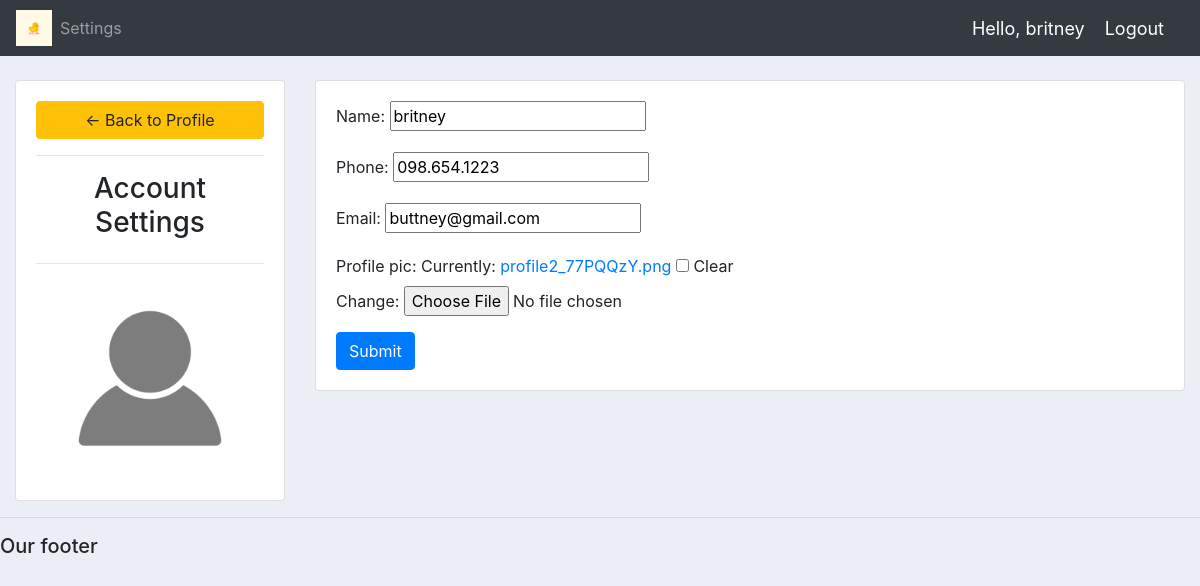
/account/ (signed in), run on an earlier commit of the app's database.
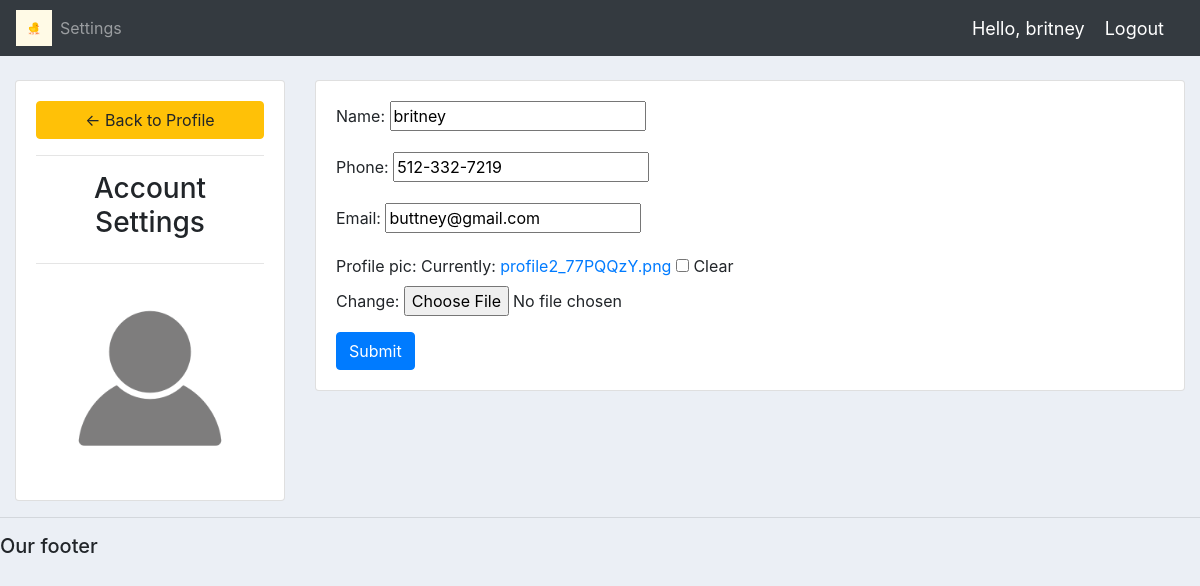
And on a later commit of the database.
### accounts/models.py (models this page shows, shortened)
class Customer(models.Model):
	user = models.OneToOneField(User, null=True, blank=True, on_delete=models.CASCADE)
	name = models.CharField(max_length=200, null=True)
	phone = models.CharField(max_length=200, null=True)
	email = models.CharField(max_length=200, null=True)
	profile_pic = models.ImageField(default="profile1.png", null=True, blank=True)
	date_created = models.DateTimeField(auto_now_add=True, null=True)

### accounts/decorators.py (the view)
		def wrapper_func(request, *args, **kwargs):
			group = None
			if request.user.groups.exists():
				group = request.user.groups.all()[0].name
			if group in allowed_roles:
				return view_func(request, *args, **kwargs)
			else:
				return HttpResponse('You are not authorized to view this page')

### accounts/forms.py
class CustomerForm(ModelForm):
	class Meta:
		model = Customer
		fields = '__all__'
		exclude = ['user']

### accounts/views.py (called while the page is built)
@login_required(login_url='login')
@allowed_users(allowed_roles=['customer'])
def accountSettings(request):
	customer = request.user.customer
	form = CustomerForm(instance=customer)
	if request.method == 'POST':
		form = CustomerForm(request.POST, request.FILES,instance=customer)
		if form.is_valid():
			form.save()
	context = {'form':form}
	return render(request, 'accounts/account_settings.html', context)

### accounts/templates/accounts/account_settings.html (shortened to what this page needs)
{%  extends 'accounts/main.html' %}
{% load static %}
{% block content %}
<br>
<div class="row">
	<div class="col-md-3">
		<div class="card card-body">
			<a class="btn btn-warning" href="{% url 'home' %}"> &#8592; Back to Profile</a>
			<hr>
			<h3 style="text-align: center">Account Settings</h3>
			<hr>
			<img class="profile-pic" src="{{request.user.customer.profile_pic.url}}" >
		</div>
	</div>
	<div class="col-md-9">
		<div class="card card-body">
			<form method="POST" action="" enctype="multipart/form-data">
				{{form.as_p}}
			<input class="btn btn-primary" type="submit" name="Update Information">
			</form>
		</div>
	</div>
</div>
{% endblock %}

### accounts/templates/accounts/navbar.html (shortened to what this page needs)
{% load static %}
<nav class="navbar navbar-expand-lg navbar-dark bg-dark">
  <img src="{% static 'images/logo.png' %}" style="width: 3vw; min-width: 3px;"/>
  <div class="collapse navbar-collapse" id="navbarNav">
    <ul class="navbar-nav">
      {% if request.user.is_staff %}
      <li class="nav-item active">
        <a class="nav-link" href="{% url 'home' %}">Dashboard</a>
      </li>
      <li class="nav-item">
        <a class="nav-link" href="{% url 'products' %}">Products</a>
      </li>
      {% else %}
       <li class="nav-item">
        <a class="nav-link" href="{% url 'account' %}">Settings</a>
      </li>
      {% endif %}
    </ul>
  </div>
  <span class="hello-msg">Hello, {{request.user}}</span>
  <span ><a  class="hello-msg" href="{% url 'logout' %}">Logout</a></span>
</nav>

### static/css/main.css (style rules this page uses)
body { background-color: #ebeff5; }

### accounts/templates/accounts/navbar.html (style rules this page uses)
.hello-msg { font-size: 18px; color: #fff; margin-right: 20px; }

### accounts/templates/accounts/account_settings.html (style rules this page uses)
.profile-pic { max-width: 200px; max-height:200px; margin: 0 auto; border-radius: 50%; }

What changed in the data, as far as the page shows it:
changed Customer "britney": phone "098.654.1223" → "512-332-7219"
